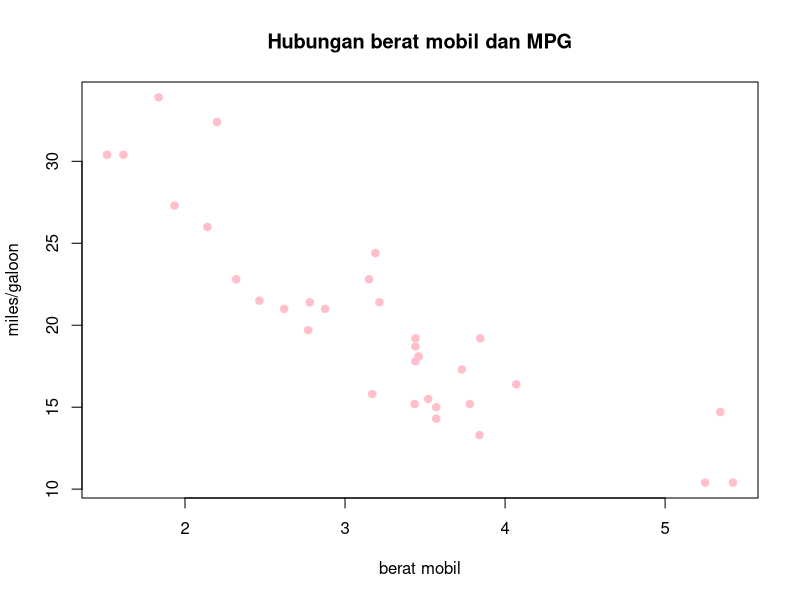

The R source for this figure:
summary(mtcars)
mean(mtcars$mpg)
sd(mtcars$mpg)
max(mtcars$mpg)
min(mtcars)
quantile(mtcars$mpg, 0,5)
mtcars

#Branch
data(mtcars)
head(mtcars)
plot(mtcars$wt, mtcars$mpg,
     main = "Hubungan berat mobil dan MPG",
     xlab = 'berat mobil',
     ylab = 'miles/galoon',
     col = 'pink', pch = 19)

print('i love statistika')
